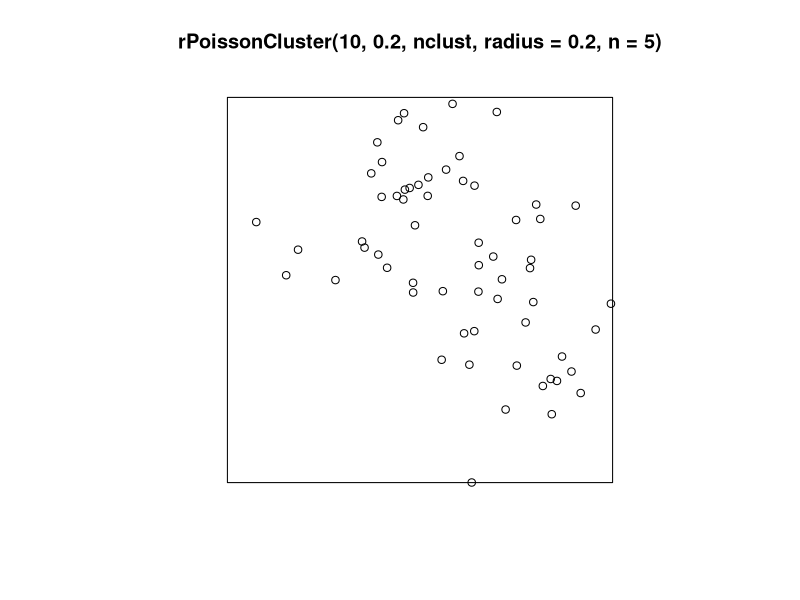
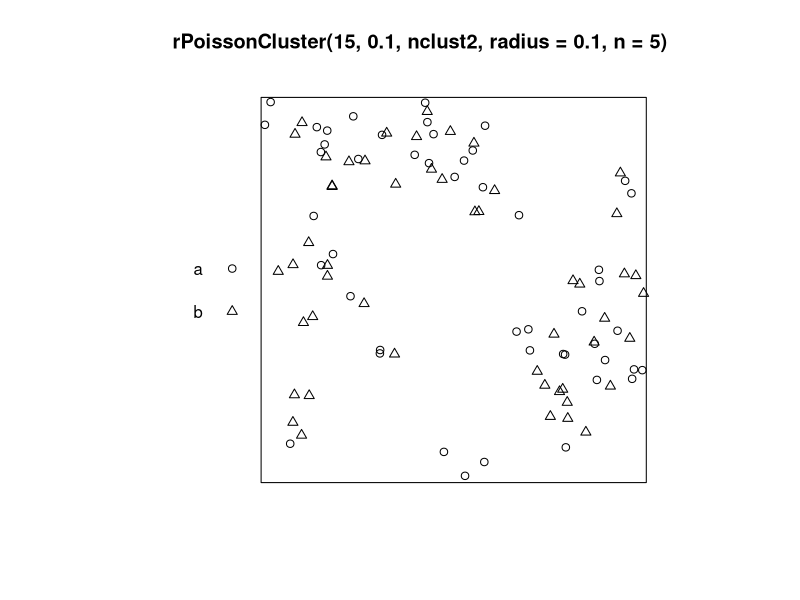

Generate these figures, in order, with R:
library(spatstat)


### Name: rPoissonCluster
### Title: Simulate Poisson Cluster Process
### Aliases: rPoissonCluster
### Keywords: spatial datagen

### ** Examples

  # each cluster consist of 10 points in a disc of radius 0.2
  nclust <- function(x0, y0, radius, n) {
              return(runifdisc(n, radius, centre=c(x0, y0)))
            }
  plot(rPoissonCluster(10, 0.2, nclust, radius=0.2, n=5))

  # multitype Neyman-Scott process (each cluster is a multitype process)
  nclust2 <- function(x0, y0, radius, n, types=c("a", "b")) {
     X <- runifdisc(n, radius, centre=c(x0, y0))
     M <- sample(types, n, replace=TRUE)
     marks(X) <- M
     return(X)
  }
  plot(rPoissonCluster(15,0.1,nclust2, radius=0.1, n=5))
